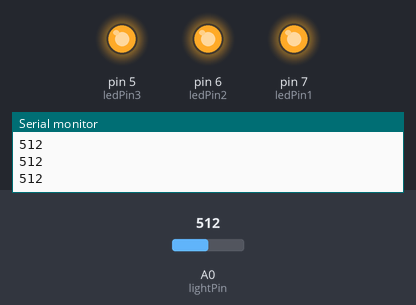
Bench run of a sketch on a simulated Arduino Uno, built with avr-gcc and run on an emulated ATmega328P. Parts: output pins drawn as LEDs (lit = HIGH), the last lines printed to the serial monitor. The inputs (shaded band) are chosen by the test bench; at power-on: A0 (lightPin) = 512.

Above: at 1.2 s.
1.3 s: A0 (lightPin) set to 504
At 2.0 s:
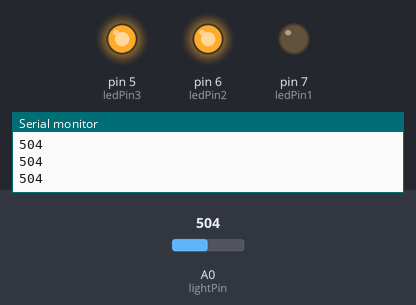
2.8 s: A0 (lightPin) set to 976
At 3.4 s:
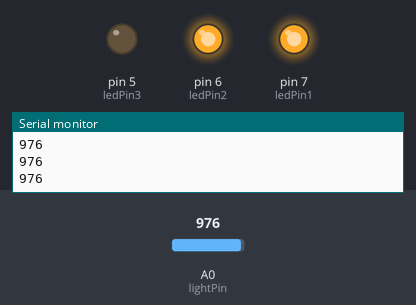
4.3 s: A0 (lightPin) set to 954
At 4.9 s:
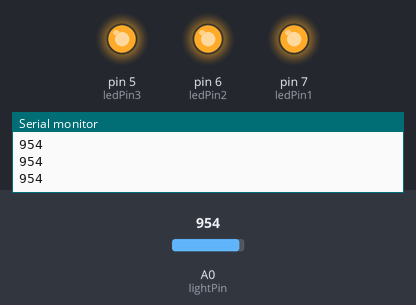
5.8 s: A0 (lightPin) set to 1023
At 6.3 s:
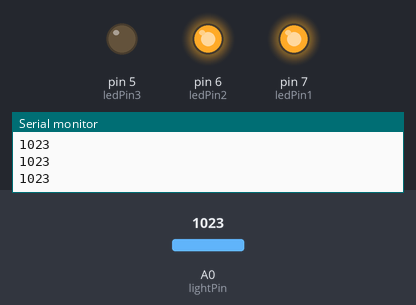
Timing chart, 0 to 8.3 s (numbered marks = the images above; inputs shaded):
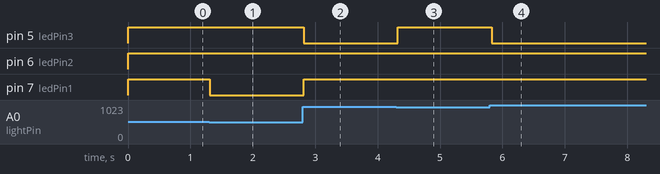

The sketch:

LDR.ino
```cpp
int lightPin = 0;

int ledPin1 = 7;
int ledPin2 = 6;
int ledPin3 = 5;

void setup(){
  Serial.begin(9600);
  pinMode(ledPin1, OUTPUT);
  pinMode(ledPin2, OUTPUT);
  pinMode(ledPin3, OUTPUT);

}
void loop (){
Serial.println(analogRead(lightPin));

// Ahora cogemos la lectura de la fotoresistencia, la
// dividimos por 4 y la mandamos como salida analogica
// al LED
int hola = analogRead(lightPin);
analogWrite(ledPin1, analogRead(lightPin)/4);
digitalWrite(ledPin2, HIGH);
digitalWrite(ledPin3, HIGH);
if(hola > 966){
digitalWrite(ledPin3, LOW);
}
// Hacemos una pequeña pausa para que el baile de
// numeros en el puerto serie no sea mareante
delay(100);
}
```

Measured:
- the behaviour switches between 512 and 511 on A0 (lightPin) (found by bisection; images 0 and 1)
- the behaviour switches between 967 and 966 on A0 (lightPin) (found by bisection; images 2 and 3)
- after the input at 1.3 s, pin 7 (ledPin1): HIGH → LOW at once
- after the input at 2.8 s, pin 5 (ledPin3): HIGH → LOW at once; pin 7 (ledPin1): LOW → HIGH at once
- after the input at 4.3 s, pin 5 (ledPin3): LOW → HIGH at once
- after the input at 5.8 s, pin 5 (ledPin3): HIGH → LOW at once
